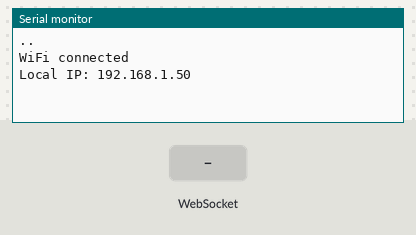
This sketch was run on a simulated ESP8266 (NodeMCU). On the bench: the last lines printed to the serial monitor. Inputs (shaded band) come from the test bench. WiFi joins after 1.5 s; servers stay silent unless stated.

Above: at 3.2 s.
3.3 s: WebSocket text "1" received
At 4.5 s:
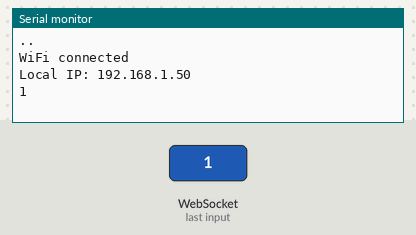
4.8 s: WebSocket text "0" received
At 5.8 s:
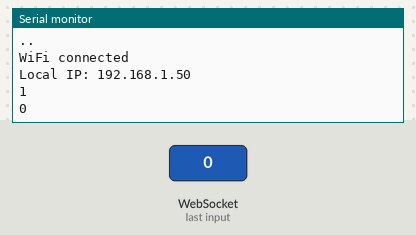

The sketch:

test_socket_esp8266.ino
```cpp
#include <ESP8266WiFi.h>
#include <ESP8266WebServer.h>
#include <WebSocketsServer.h>

#include "test.h"
#include <SoftwareSerial.h>

SoftwareSerial mySerial(13,15); // Создаем объект SoftwareSerial

// Настройки Wi-Fi
const char* ssid = "SKBKIT_205";
const char* password = "skbkit2020";

// Создаем объекты для веб-сервера и веб-сокета
ESP8266WebServer server(80);
WebSocketsServer webSocket(81);

void setup() {
  Serial.begin(115200);
  mySerial.begin(9600); // Инициализируем SoftwareSerial на пинах D7 и D8

  // Подключение к Wi-Fi сети
  WiFi.begin(ssid, password);
  while (WiFi.status() != WL_CONNECTED) {
    delay(1000);
    Serial.print(".");
  }
  Serial.println("");
  Serial.println("WiFi connected");
  Serial.print("Local IP: ");
  Serial.println(WiFi.localIP());

  // Настройка маршрутов веб-сервера
  server.on("/", HTTP_GET, [](){
    server.send(200, "text/html", htmlPage);
  });

  // Запуск веб-сервера и веб-сокета
  server.begin();
  webSocket.begin();
  webSocket.onEvent(webSocketEvent);
}

void webSocketEvent(uint8_t num, WStype_t type, uint8_t *payload, size_t length) {
  switch (type) {
    case WStype_TEXT:
      // При получении текстового сообщения по веб-сокету
      String data = (char*)payload;
      mySerial.println(data); // Отправляем данные через SoftwareSerial
      Serial.println(data);
      break;
  }
}

void loop() {
  // Обработка клиентских запросов и событий веб-сокета
  server.handleClient();
  webSocket.loop();
}
```

test.h
```cpp
const char* htmlPage = R"(
<html><head>
<meta charset='UTF-8'>
<meta name='viewport' content='width=device-width, initial-scale=1.0'>
<style>
body { background-color: #1d1f21; font-family: 'Hack', monospace; color: #c5c8c6; text-align: center; margin: 0; padding: 0; }
.buttons { display: flex; justify-content: center; align-items: center; height: 100vh; }
.button-group { display: flex; flex-direction: column; align-items: center; }
.button-row { display: flex; }
.button { margin: 5px; }
.button input[type='button'] { display: block; padding: 15px 25px; background-color: #4e9a06; color: #ffffff; border: none; border-radius: 50%; cursor: pointer; box-shadow: 0 0 10px rgba(0, 0, 0, 0.3); font-size: 16px; }
@media (max-width: 768px) {
  .button input[type='button'] { padding: 30px 50px; font-size: 20px; }
}
</style>
<link href='https://fonts.googleapis.com/css?family=Hack' rel='stylesheet'>
</head><body>
<h1>Интерфейс управления роботом Художником</h1>
<div class='buttons'>
  <div class='button-group'>
    <div class='button-row'>
      <div class='button'><input type='button' value='↖' onmousedown='startSending(5)' onmouseup='stopSending(9)' ontouchstart='startSending(8)' ontouchend='stopSending(9)'></div>
      <div class='button'><input type='button' value='↑' onmousedown='startSending(1)' onmouseup='stopSending(9)' ontouchstart='startSending(2)' ontouchend='stopSending(9)'></div>
      <div class='button'><input type='button' value='↗' onmousedown='startSending(6)' onmouseup='stopSending(9)' ontouchstart='startSending(9)' ontouchend='stopSending(9)'></div>
    </div>
    <div class='button-row'>
      <div class='button'><input type='button' value='←' onmousedown='startSending(2)' onmouseup='stopSending(9)' ontouchstart='startSending(4)' ontouchend='stopSending(9)'></div>
      <div class='button'><input type='button' value='○' onmousedown='startSending(9)' onmouseup='stopSending(9)' ontouchstart='startSending(0)' ontouchend='stopSending(9)'></div>
      <div class='button'><input type='button' value='→' onmousedown='startSending(3)' onmouseup='stopSending(9)' ontouchstart='startSending(6)' ontouchend='stopSending(9)'></div>
    </div>
    <div class='button-row'>
      <div class='button'><input type='button' value='↙' onmousedown='startSending(7)' onmouseup='stopSending(9)' ontouchstart='startSending(7)' ontouchend='stopSending(9)'></div>
      <div class='button'><input type='button' value='↓' onmousedown='startSending(4)' onmouseup='stopSending(9)' ontouchstart='startSending(3)' ontouchend='stopSending(9)'></div>
      <div class='button'><input type='button' value='↘' onmousedown='startSending(8)' onmouseup='stopSending(9)' ontouchstart='startSending(5)' ontouchend='stopSending(9)'></div>
    </div>
  </div>
</div>
<script>
var socket = new WebSocket('ws://' + location.hostname + ':81/');
var interval;

function startSending(command) {
  interval = setInterval(function() {
    socket.send(command.toString());
  }, 10); // Отправляем каждые 10 миллисекунд
}

function stopSending(command) {
  clearInterval(interval);
  socket.send(command.toString());
}
</script>
</body></html>
)";
```

Measured:
- after the input at 3.3 s, the serial monitor: prints a new line at once (image 1)
- after the input at 4.8 s, the serial monitor: prints a new line at once (image 2)
